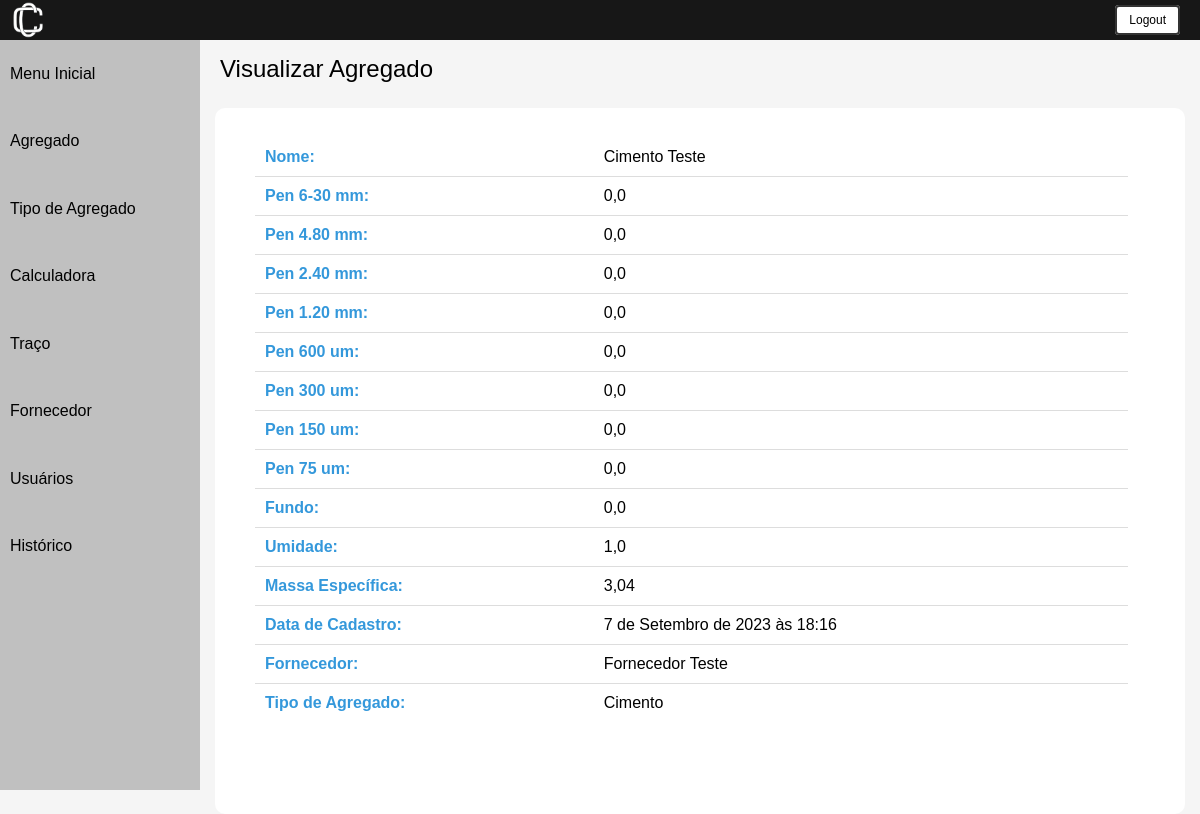
The page /inspecionar_agregado/1/ (signed in) on the database as committed earlier.
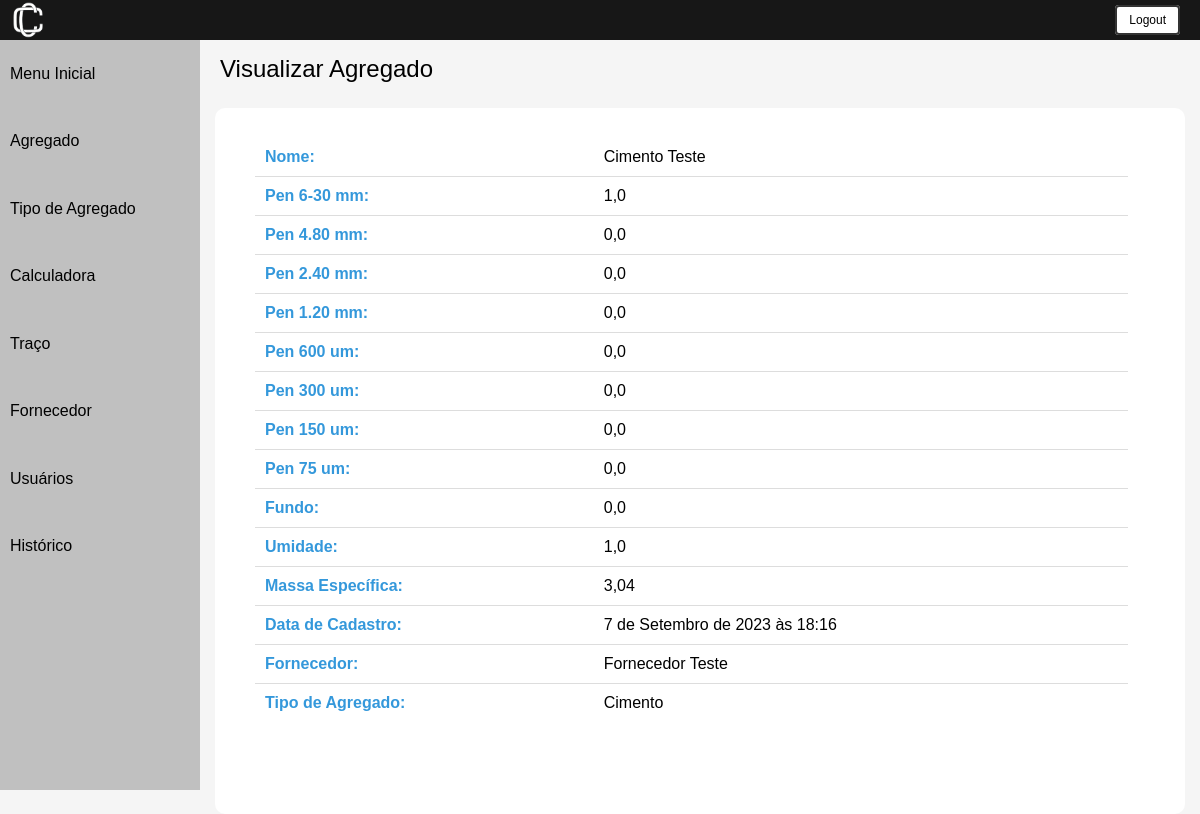
The same page on the database as committed later.
### usuarios/models.py (models this page shows, shortened)
class Agregado(models.Model):
    nome = models.CharField(max_length=40, unique=True)
    pen_6_30_mm = models.FloatField()
    pen_4_80_mm = models.FloatField()
    pen_2_40_mm = models.FloatField()
    pen_1_20_mm = models.FloatField()
    pen_600_um = models.FloatField()
    pen_300_um = models.FloatField()
    pen_150_um = models.FloatField()
    pen_75_um = models.FloatField()
    fundo = models.FloatField()
    umidade = models.FloatField()
    massa_especifica = models.FloatField()
    is_deleted = models.BooleanField(default=False)
    num_modificacao = models.IntegerField(default=0)
    data_cadastro = models.DateTimeField(default=timezone.now)
    fk_usuario_id = models.IntegerField(null=False)
    fk_fornecedor_id = models.ForeignKey(Fornecedor, on_delete=models.CASCADE)
    fk_tipo_agregado_id = models.ForeignKey(TipoAgregado, on_delete=models.CASCADE)
    class Meta:
        db_table = "agregado"

class Fornecedor(models.Model):
    nome = models.CharField(max_length=50)
    cidade = models.CharField(max_length=50, null=True)
    bairro = models.CharField(max_length=50, null=True)
    logradouro = models.CharField(max_length=50, null=True)
    CEP = models.CharField(max_length=8)
    complemento = models.CharField(max_length=150, null=True)
    cpf_cnpj = models.CharField(max_length=14)
    fone_1 = models.CharField(max_length=11)
    fone_2 = models.CharField(max_length=11, null=True)
    ie = models.CharField(max_length=9, null=True)
    observacao = models.CharField(max_length=200, null=True)
    data_cadastro = models.DateTimeField(default=timezone.now)
    class Meta:
        db_table = "fornecedor"
    def __str__(self):
        return self.nome

class TipoAgregado(models.Model):
    nome = models.CharField(max_length=40, unique=True, null=False)
    data_cadastro = models.DateTimeField(default=timezone.now)
    class Meta:
        db_table = "tipo_agregado"
    def __str__(self):
        return self.nome

### usuarios/views.py (the view)
# urls.py: path('inspecionar_agregado/<int:pk>/', views.inspecionar_agregado, name='inspecionar_agregado'),
@login_required
def inspecionar_agregado(request, pk):
    agregado = get_object_or_404(Agregado, pk=pk)
    return render(request, 'agregado/inspecionar.html', {'agregado': agregado})

### usuarios/templates/agregado/inspecionar.html (shortened to what the changed rows need)
{% extends 'base.html' %}
{% load static %}
{% block content %}
<html lang="pt-br">
<head>
    <link rel="stylesheet" href="{% static 'css/inspectionar.css' %}">
    <link rel="stylesheet" href="https://cdnjs.cloudflare.com/ajax/libs/font-awesome/5.15.4/css/all.min.css">
</head>
<body>
    <div class="container">
        <div class="content">
            <div class = 'all-content'>
                <div class="lista">
                    <table class="resultado-table">
                        <tbody>
                            <tr class="header-row">
                                <td class="header-cell">Nome:</td>
                                <td>{{ agregado.nome }}</td>
                            </tr>
                            <tr class="header-row">
                                <td class="header-cell">Pen 6-30 mm:</td>
                                <td>{{ agregado.pen_6_30_mm }}</td>
                            </tr>
                            <tr class="header-row">
                                <td class="header-cell">Pen 4.80 mm:</td>
                                <td>{{ agregado.pen_4_80_mm }}</td>
                            </tr>
                            <tr class="header-row">
                                <td class="header-cell">Pen 2.40 mm:</td>
                                <td>{{ agregado.pen_2_40_mm }}</td>
                            </tr>
                            <tr class="header-row">
                                <td class="header-cell">Pen 1.20 mm:</td>
                                <td>{{ agregado.pen_1_20_mm }}</td>
                            </tr>
                            <tr class="header-row">
                                <td class="header-cell">Pen 600 um:</td>
                                <td>{{ agregado.pen_600_um }}</td>
                            </tr>
                            <tr class="header-row">
                                <td class="header-cell">Pen 300 um:</td>
                                <td>{{ agregado.pen_300_um }}</td>
                            </tr>
                            <tr class="header-row">
                                <td class="header-cell">Pen 150 um:</td>
                                <td>{{ agregado.pen_150_um }}</td>
                            </tr>
                            <tr class="header-row">
                                <td class="header-cell">Pen 75 um:</td>
                                <td>{{ agregado.pen_75_um }}</td>
                            </tr>
                            <tr class="header-row">
                                <td class="header-cell">Fundo:</td>
                                <td>{{ agregado.fundo }}</td>
                            </tr>
                            <tr class="header-row">
                                <td class="header-cell">Umidade:</td>
                                <td>{{ agregado.umidade }}</td>
                            </tr>
                            <tr class="header-row">
                                <td class="header-cell">Massa Específica:</td>
                                <td>{{ agregado.massa_especifica }}</td>
                            </tr>
                            <tr class="header-row">
                                <td class="header-cell">Data de Cadastro:</td>
                                <td>{{ agregado.data_cadastro }}</td>
                            </tr>
                            <tr class="header-row">
                                <td class="header-cell">Fornecedor:</td>
                                <td>{{ agregado.fk_fornecedor_id }}</td>
                            </tr>
                            <tr class="header-row">
                                <td class="header-cell">Tipo de Agregado:</td>
                                <td>{{ agregado.fk_tipo_agregado_id }}</td>
                            </tr>
                        </tbody>
                    </table>
                </div>
                </div>
        </div>
    </div>
</body>
{% endblock %}

Rows that differ between the two databases and show on the page:
changed Agregado "Cimento Teste": pen_6_30_mm "0,0" → "1,0"
